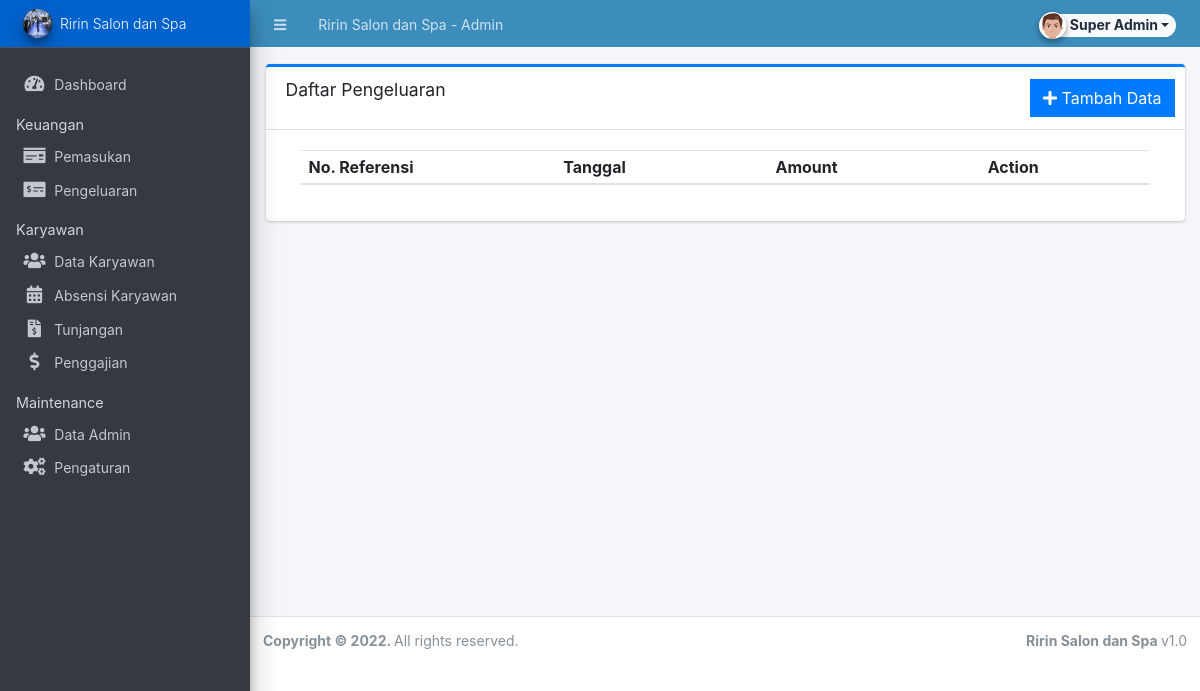
Before: /admin/?page=pengeluaran/pengeluaran (signed in) with the older database file.
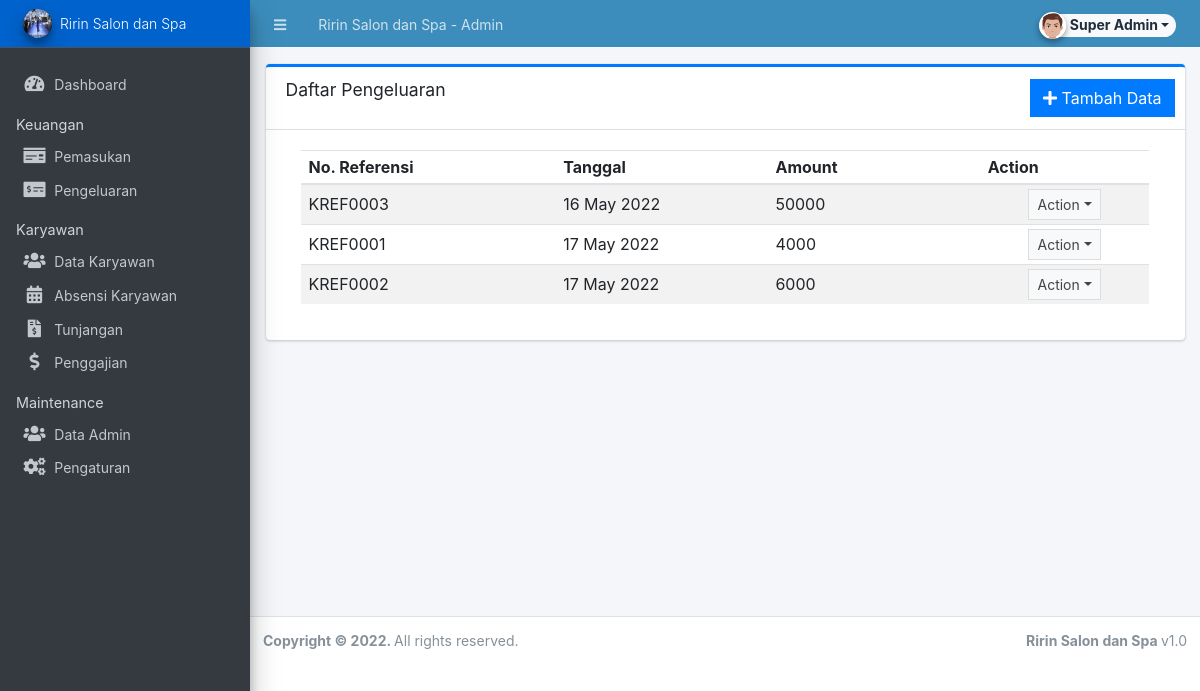
After: the same page with the newer database file.
### tables this page shows
CREATE TABLE `pengeluaran` (
  `idpengeluaran` int(11) NOT NULL AUTO_INCREMENT,
  `noreferensi_pengeluaran` varchar(50) DEFAULT NULL,
  `tanggal_pengeluaran` date DEFAULT NULL,
  `amount_pengeluaran` int(11) DEFAULT NULL,
  `keterangankeluar` varchar(250) DEFAULT NULL,
  PRIMARY KEY (`idpengeluaran`)
);

### config.php (called while the page is built, shortened)
<?php
require_once('classes/DBConnection.php');
require_once('classes/SystemSettings.php');
function validate_image($file){
	if(!empty($file)){
        $ex = explode('?',$file);
        $file = $ex[0];
        $param =  isset($ex[1]) ? '?'.$ex[1]  : '';
		if(is_file(base_app.$file)){
			return base_url.$file.$param;
		}else{
			return base_url.'dist/img/no-image-available.png';
		}
	}else{
		return base_url.'dist/img/no-image-available.png';
	}
}
function isMobileDevice(){
    $aMobileUA = array(
        '/iphone/i' => 'iPhone',
        '/ipod/i' => 'iPod',
        '/ipad/i' => 'iPad',
        '/android/i' => 'Android',
        '/blackberry/i' => 'BlackBerry',
        '/webos/i' => 'Mobile'
    );
    return false;
}
?>

### classes/DBConnection.php (called while the page is built, shortened)
<?php
class DBConnection{
    private $host = DB_SERVER;
    private $username = DB_USERNAME;
    private $password = DB_PASSWORD;
    private $database = DB_NAME;
    public $conn;
    public function __construct(){
        if (!isset($this->conn)) {
            $this->conn = new mysqli($this->host, $this->username, $this->password, $this->database);
        }
    }
}
?>

### classes/SystemSettings.php (called while the page is built, shortened)
<?php
class SystemSettings extends DBConnection{
	function userdata($field = ''){
		if(!empty($field)){
			if(isset($_SESSION['userdata'][$field]))
				return $_SESSION['userdata'][$field];
			else
				return null;
		}else{
			return false;
		}
	}
	function info($field=''){
		if(!empty($field)){
			if(isset($_SESSION['system_info'][$field]))
				return $_SESSION['system_info'][$field];
			else
				return false;
		}else{
			return false;
		}
	}
}
$_settings = new SystemSettings();
?>

### admin/pengeluaran/pengeluaran.php (the view, shortened to what this page needs)
<div class="card card-outline card-primary">
	<div class="card-header">
		<h3 class="card-title">Daftar Pengeluaran</h3>
		<div class="card-tools">
			<a href="javascript:void(0)" id="create_new" class="btn btn-flat btn-primary"><span class="fas fa-plus"></span>  Tambah Data</a>
		</div>
	</div>
	<div class="card-body">
		<div class="container-fluid">
        <div class="container-fluid">
			<table class="table table-hovered table-striped">
				<colgroup>
					<col width="30%">
					<col width="25%">
					<col width="25%">
					<col width="20%">
					<col width="10%">
				</colgroup>
				<thead>
					<tr>
						<th>No. Referensi</th>
						<th>Tanggal</th>
						<th>Amount</th>
						<th>Action</th>
					</tr>
				</thead>
				<tbody>
					<?php
						$qry = $conn->query("SELECT * from pengeluaran order by tanggal_pengeluaran asc ");
						while($row = $qry->fetch_assoc()):
					?>
						<tr>
                            <td><?php echo $row['noreferensi_pengeluaran'] ?></td>
							<td><?php echo date("d M Y",strtotime($row['tanggal_pengeluaran'])) ?></td>
                            <td><?php echo $row['amount_pengeluaran'] ?></td>
							<td align="center">
								 <button type="button" class="btn btn-flat btn-default btn-sm dropdown-toggle dropdown-icon" data-toggle="dropdown">
				                  		Action
				                  </button>
							</td>
						</tr>
					<?php endwhile; ?>
				</tbody>
			</table>
		</div>
		</div>
	</div>
</div>

### admin/index.php (shortened to what this page needs)
<?php require_once('../config.php'); ?>
 <!DOCTYPE html>
<html lang="en" class="" style="height: auto;">
<?php require_once('inc/header.php') ?>
  <body class="sidebar-mini layout-fixed control-sidebar-slide-open layout-navbar-fixed sidebar-mini-md sidebar-mini-xs" data-new-gr-c-s-check-loaded="14.991.0" data-gr-ext-installed="" style="height: auto;">
    <div class="wrapper">
     <?php require_once('inc/topBarNav.php') ?>
     <?php require_once('inc/navigation.php') ?>
     <?php $page = isset($_GET['page']) ? $_GET['page'] : 'home';  ?>
      <div class="content-wrapper pt-3" style="min-height: 567.854px;">
        <section class="content ">
          <div class="container-fluid">
            <?php
              if(!file_exists($page.".php") && !is_dir($page)){
                  include '404.html';
              }else{
                if(is_dir($page))
                  include $page.'/index.php';
                else
                  include $page.'.php';
              }
            ?>
          </div>
        </section>
      </div>
      <?php require_once('inc/footer.php') ?>
  </body>
</html>

### admin/inc/header.php (shortened to what this page needs)
<head>
    <link rel="stylesheet" href="<?php echo base_url ?>plugins/fontawesome-free/css/all.min.css">
    <link rel="stylesheet" href="<?php echo base_url ?>plugins/tempusdominus-bootstrap-4/css/tempusdominus-bootstrap-4.min.css">
  <link rel="stylesheet" href="<?php echo base_url ?>plugins/datatables-bs4/css/dataTables.bootstrap4.min.css">
  <link rel="stylesheet" href="<?php echo base_url ?>plugins/datatables-responsive/css/responsive.bootstrap4.min.css">
  <link rel="stylesheet" href="<?php echo base_url ?>plugins/datatables-buttons/css/buttons.bootstrap4.min.css">
  <link rel="stylesheet" href="<?php echo base_url ?>plugins/select2/css/select2.min.css">
  <link rel="stylesheet" href="<?php echo base_url ?>plugins/select2-bootstrap4-theme/select2-bootstrap4.min.css">
    <link rel="stylesheet" href="<?php echo base_url ?>plugins/icheck-bootstrap/icheck-bootstrap.min.css">
    <link rel="stylesheet" href="<?php echo base_url ?>plugins/jqvmap/jqvmap.min.css">
    <link rel="stylesheet" href="<?php echo base_url ?>dist/css/adminlte.css">
    <link rel="stylesheet" href="<?php echo base_url ?>dist/css/custom.css">
    <link rel="stylesheet" href="<?php echo base_url ?>plugins/overlayScrollbars/css/OverlayScrollbars.min.css">
    <link rel="stylesheet" href="<?php echo base_url ?>plugins/daterangepicker/daterangepicker.css">
    <link rel="stylesheet" href="<?php echo base_url ?>plugins/summernote/summernote-bs4.min.css">
  <link rel="stylesheet" href="<?php echo base_url ?>plugins/sweetalert2-theme-bootstrap-4/bootstrap-4.min.css">
  </head>

### admin/inc/topBarNav.php (shortened to what this page needs)
<nav class="main-header navbar navbar-expand navbar-dark border border-light border-top-0  border-left-0 border-right-0 navbar-light text-sm bg-lightblue">
  <ul class="navbar-nav">
    <li class="nav-item">
    <a class="nav-link" data-widget="pushmenu" href="#" role="button"><i class="fas fa-bars"></i></a>
    </li>
    <li class="nav-item d-none d-sm-inline-block">
      <a href="<?php echo base_url ?>" class="nav-link"><?php echo (!isMobileDevice()) ? $_settings->info('name'):$_settings->info('short_name'); ?> - Admin</a>
    </li>
  </ul>
  <ul class="navbar-nav ml-auto">
    <li class="nav-item">
      <div class="btn-group nav-link">
            <button type="button" class="btn btn-rounded badge badge-light dropdown-toggle dropdown-icon" data-toggle="dropdown">
              <span><img src="<?php echo validate_image($_settings->userdata('avatar')) ?>" class="img-circle elevation-2 user-img" alt="User Image"></span>
              <span class="ml-3"><?php echo ucwords($_settings->userdata('nama')) ?></span>
            </button>
        </div>
    </li>
  </ul>
</nav>

### admin/inc/navigation.php (shortened to what this page needs)
<aside class="main-sidebar sidebar-dark-primary elevation-4 sidebar-no-expand">
  <a href="<?php echo base_url ?>admin" class="brand-link bg-primary text-sm">
  <img src="<?php echo validate_image($_settings->info('logo'))?>" alt="Store Logo" class="brand-image img-circle elevation-3 bg-black" style="width: 1.8rem;height: 1.8rem;max-height: unset">
  <span class="brand-text font-weight-light"><?php echo $_settings->info('short_name') ?></span>
  </a>
  <div class="sidebar os-host os-theme-light os-host-overflow os-host-overflow-y os-host-resize-disabled os-host-transition os-host-scrollbar-horizontal-hidden">
    <div class="os-content-glue" style="margin: 0px -8px; width: 249px; height: 646px;"></div>
    <div class="os-padding">
      <div class="os-viewport os-viewport-native-scrollbars-invisible" style="overflow-y: scroll;">
        <div class="os-content" style="padding: 0px 8px; height: 100%; width: 100%;">
          <nav class="mt-4">
             <ul class="nav nav-pills nav-sidebar flex-column text-sm nav-compact nav-flat nav-child-indent nav-collapse-hide-child" data-widget="treeview" role="menu" data-accordion="false">
              <li class="nav-item dropdown">
                <a href="./" class="nav-link nav-home">
                  <i class="nav-icon fas fa-tachometer-alt"></i>
                  <p>
                    Dashboard
                  </p>
                </a>
              </li>
              <li class="nav-header">Keuangan</li>
              <li class="nav-item">
                <a href="<?php echo base_url ?>admin/?page=pemasukan/pemasukan" class="nav-link nav-purchase_order">
                  <i class="nav-icon fas fa-money-check"></i>
                  <p>
                    Pemasukan
                  </p>
                </a>
              </li>
              <li class="nav-item">
                <a href="<?php echo base_url ?>admin/?page=pengeluaran/pengeluaran" class="nav-link nav-purchase_order">
                  <i class="nav-icon fas fa-money-check-alt"></i>
                  <p>
                    Pengeluaran
                  </p>
                </a>
              </li>
              <li class="nav-header">Karyawan</li>
              <li class="nav-item">
                <a href="<?php echo base_url ?>admin/?page=karyawan/karyawan" class="nav-link nav-karyawan_karyawan">
                  <i class="nav-icon fas fa-users"></i>
                  <p>
                    Data Karyawan
                  </p>
                </a>
              </li>
              <li class="nav-item">
                <a href="<?php echo base_url ?>admin/?page=absensi/absensi" class="nav-link nav-stocks">
                  <i class="nav-icon fas fa-calendar-alt"></i>
                  <p>
                    Absensi Karyawan
                  </p>
                </a>
              </li>
              <li class="nav-item">
                <a href="<?php echo base_url ?>admin/?page=tunjangan/tunjangan" class="nav-link nav-stocks">
                  <i class="nav-icon fas fa-file-invoice-dollar"></i>
                  <p>
                    Tunjangan
                  </p>
                </a>
              </li>
              <li class="nav-item">
                <a href="<?php echo base_url ?>admin/?page=penggajian/penggajian" class="nav-link nav-sales">
                  <i class="nav-icon fas fa-dollar-sign"></i>
                  <p>
                    Penggajian
                  </p>
                </a>
              </li>
              <li class="nav-header">Maintenance</li>
              <li class="nav-item dropdown">
                <a href="<?php echo base_url ?>admin/?page=user/list" class="nav-link nav-user_list">
                  <i class="nav-icon fas fa-users"></i>
                  <p>
                    Data Admin
                  </p>
                </a>
              </li>
              <li class="nav-item dropdown">
                <a href="<?php echo base_url ?>admin/?page=system_info" class="nav-link nav-system_info">
                  <i class="nav-icon fas fa-cogs"></i>
                  <p>
                    Pengaturan
                  </p>
                </a>
              </li>
              <?php endif; ?>
            </ul>
          </nav>
        </div>
      </div>
    </div>
  </div>
</aside>

### admin/inc/footer.php (shortened to what this page needs)
<footer class="main-footer text-sm">
        <strong>Copyright © <?php echo date('Y') ?>.
        </strong>
        All rights reserved.
        <div class="float-right d-none d-sm-inline-block">
          <b><?php echo $_settings->info('short_name') ?> </b> v1.0
        </div>
      </footer>
    </div>

### admin/inc/topBarNav.php (style rules this page uses)
.user-img { position: absolute; height: 27px; width: 27px; object-fit: cover; left: -7%; top: -12%; }
.btn-rounded { border-radius: 50px; }

Changed rows visible on the page:
added pengeluaran: noreferensi_pengeluaran "KREF0003", tanggal_pengeluaran "16 May 2022", amount_pengeluaran "50000"
added pengeluaran: noreferensi_pengeluaran "KREF0001", tanggal_pengeluaran "17 May 2022", amount_pengeluaran "4000"
added pengeluaran: noreferensi_pengeluaran "KREF0002", tanggal_pengeluaran "17 May 2022", amount_pengeluaran "6000"
